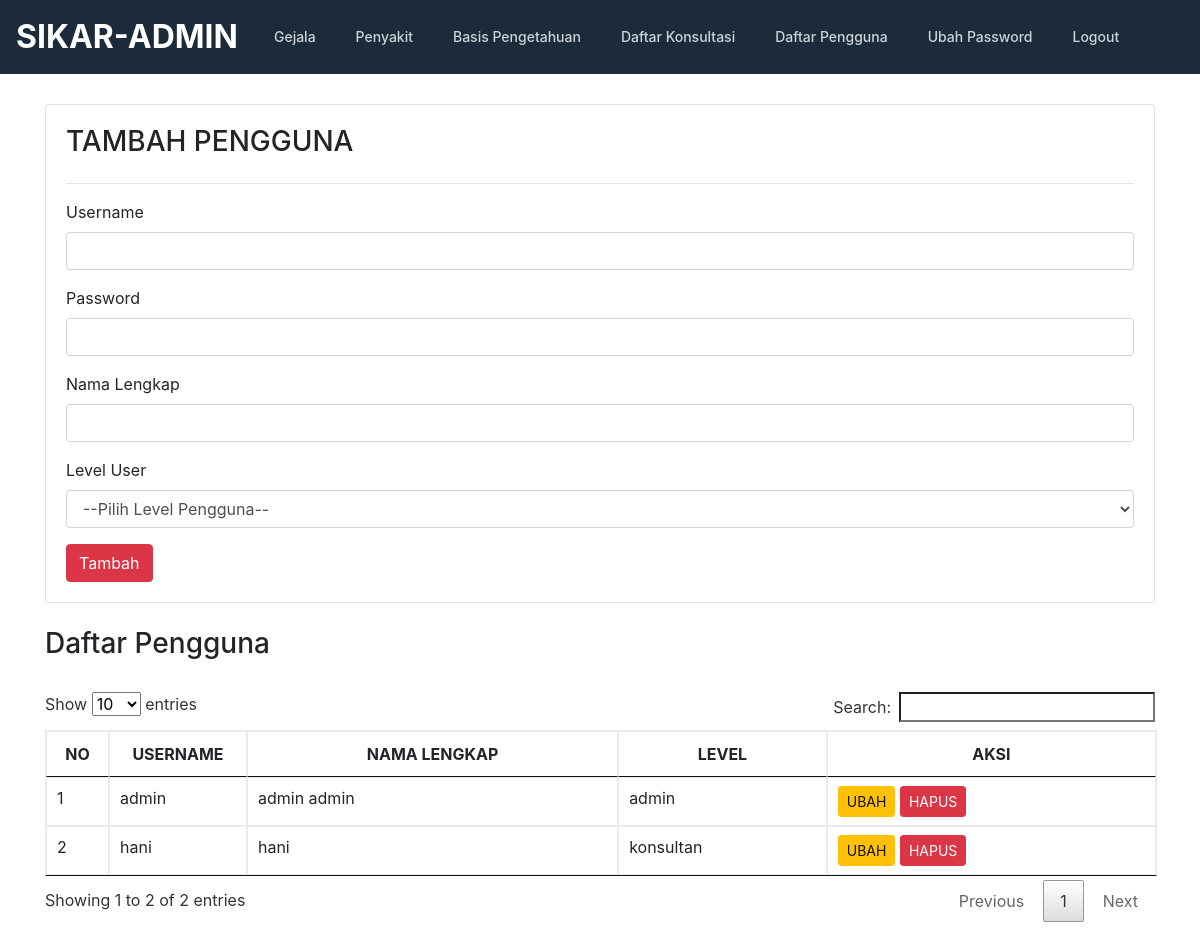
The app's page /admin/pengguna.php (signed in) with its own data.
### tables this page shows
CREATE TABLE `user` (
  `user_id` int(10) NOT NULL,
  `username` varchar(30) NOT NULL,
  `password` varchar(30) NOT NULL,
  `fullname` varchar(50) NOT NULL,
  `level` varchar(10) NOT NULL
);

### admin/pengguna.php (the view, shortened to what this page needs)
<!doctype html>
<html lang="en">
  <head>
    <link href="../css/bootstrap.min.css" rel="stylesheet">
    <link href="../css/style.css" rel="stylesheet">
    <link href="../css/jquery.dataTables.min.css" rel="stylesheet"/>
  </head>
  <body>
    <?php include "header.php"; ?>
    <section>
      <div class="container">
        <div class="row">
            <div class="col-md-12">
              <div class="card" style="padding:20px">
                <h3>TAMBAH PENGGUNA</h3>
                <hr/>
                <form action="prosestambahpengguna.php" method="POST">
                  <div class="form-group">
                      <label>Username</label>
                      <input type="text" name="username" class="form-control" />
                  </div>
                  <div class="form-group">
                      <label>Password</label>
                      <input type="password" name="password" class="form-control" />
                  </div>
                  <div class="form-group">
                      <label>Nama Lengkap</label>
                      <input type="text" name="fullname" class="form-control" />
                  </div>
                  <div class="form-group">
                      <label>Level User</label>
                      <select name="level" class="form-control">
                          <option>--Pilih Level Pengguna--</option>
                      </select>
                  </div>
                  <button type="submit" class="btn btn-md btn-danger">Tambah</button>
                </form>
              </div>
              <br/>
              <h3>Daftar Pengguna</h3>
              <br/>
              <div class="row">
                <div class="col-md-12">
                  <table class="table table-bordered table-hover" id="gejala" class="display" style="width:100%">
                    <thead>
                      <tr>
                        <th width="20"><center>NO</center></th>
                        <th width="100"><center>USERNAME</center></th>
                        <th><center>NAMA LENGKAP</center></th>
                        <th><center>LEVEL</center></th>
                        <th><center>AKSI</center></th>
                      </tr>
                    </thead>
                    <tbody>
                      <?php
                        include "../conn.php";
                        $query = mysqli_query($koneksi,"SELECT * FROM user ORDER BY user_id ASC");
                        $no=0;
                        while ($data=mysqli_fetch_array($query)) {
                            $no++;
                      ?>
                      <tr>
                          <td><?php echo $no; ?></td>
                          <td><?php echo $data['username']; ?></td>
                          <td><?php echo $data['fullname']; ?></td>
                          <td><?php echo $data['level']; ?></td>
                          <td>
                              <a  href="editpengguna.php?id=<?php echo $data['user_id']; ?>" class="btn btn-sm btn-warning">UBAH</a>
                              <a  href="hapuspengguna.php?id=<?php echo $data['user_id']; ?>" class="btn btn-sm btn-danger">HAPUS</a>
                          </td>
                      </tr>
                      <?php } ?>
                    </tbody>
                  </table>
                </div>
              </div>
            </div>
        </div>
      </div>
    </section>
  </body>
</html>

### css/style.css (style rules this page uses)
.container { position: relative; overflow: hidden; }
section { padding:30px 0; }

### records on screen
user: username "admin", fullname "admin admin", level "admin"
user: username "hani", fullname "hani", level "konsultan"
